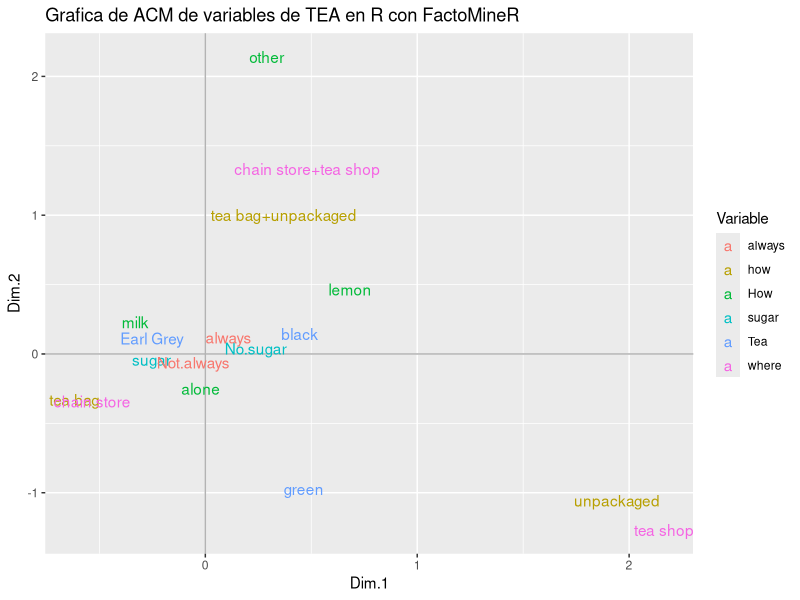
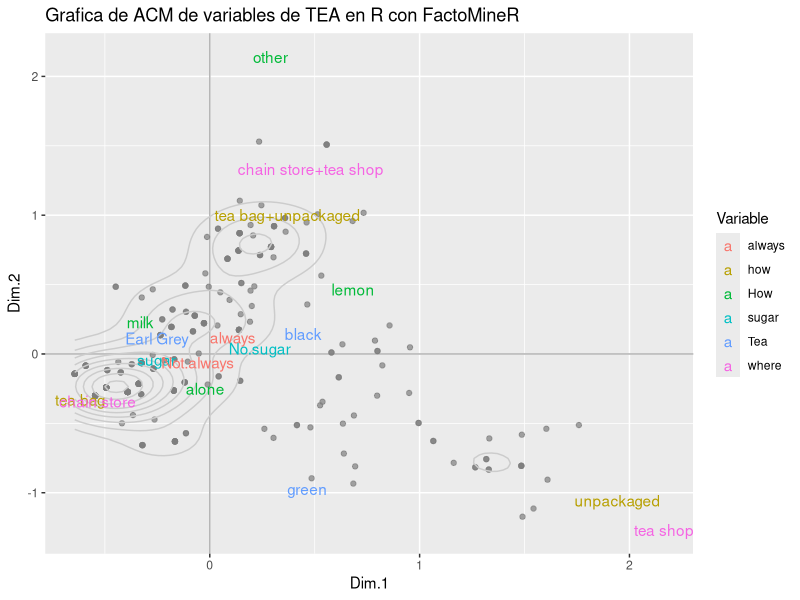
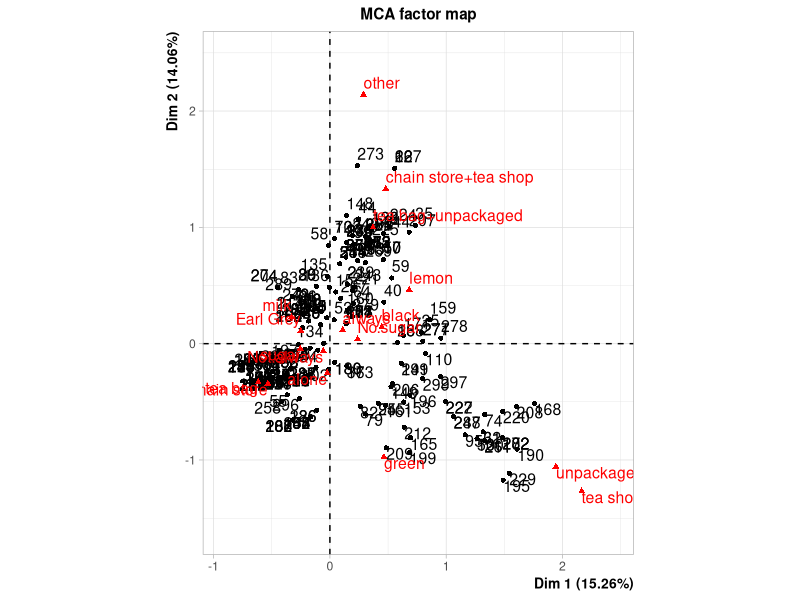
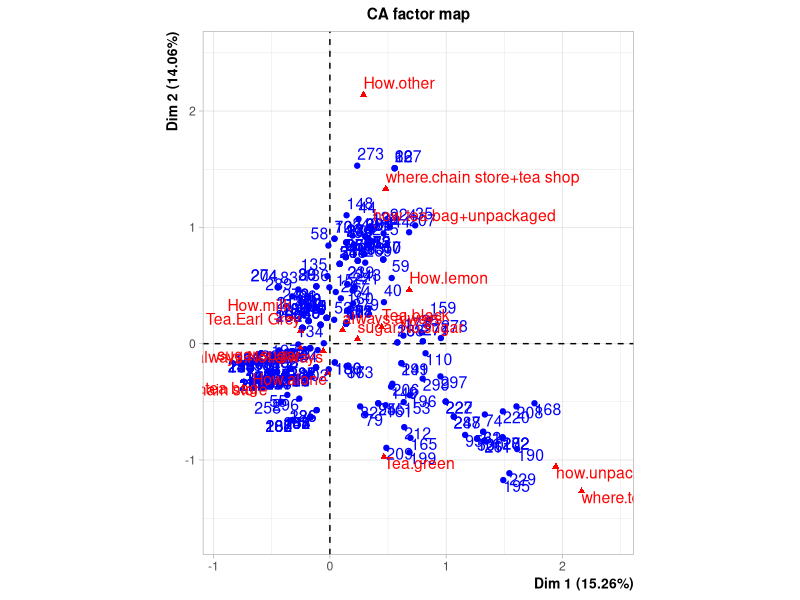

Write R code to recreate these figures, in order. (Note: this script raises an error after producing the figures.)
## ---- chunk 1
knitr::opts_chunk$set(echo = TRUE)
## ---- chunk 2
# lCargamos paquetes
require(FactoMineR) #Deben de de intalar primero con install.packages("FactoMineR")  el paquete de FactoMine para ACM o  MCA
require(ggplot2)
## ---- chunk 3
#  Cargamos data set
data(tea)
#  seleccionamos solo 6 variables de las 36 disponibles
newtea = tea[, c("Tea", "How", "how", "sugar", "where", "always")]
# revisamos datos
head(newtea)
## ---- chunk 4
cats = apply(newtea, 2, function(x) nlevels(as.factor(x)))
cats
## ---- chunk 5
# apply MCA
mca1 = MCA(newtea, graph = FALSE)

# Tabla de eigenvalores  y  % de varianza
mca1$eig
## ---- chunk 6
head(mca1$var$coord)
## ---- chunk 7
head(mca1$ind$coord)
## ---- chunk 8
# Graficamos con Data.Frame
mca1_vars_df = data.frame(mca1$var$coord, Variable = rep(names(cats), 
    cats))
mca1_obs_df = data.frame(mca1$ind$coord)

# Grafica de las categorias de las variables
ggplot(data = mca1_vars_df, aes(x = Dim.1, y = Dim.2, label = rownames(mca1_vars_df))) + 
    geom_hline(yintercept = 0, colour = "gray70") + geom_vline(xintercept = 0, 
    colour = "gray70") + geom_text(aes(colour = Variable)) + ggtitle("Grafica de ACM de variables de TEA en R con FactoMineR")
## ---- chunk 9
# Observaciones y categorias
ggplot(data = mca1_obs_df, aes(x = Dim.1, y = Dim.2)) + geom_hline(yintercept = 0, 
    colour = "gray70") + geom_vline(xintercept = 0, colour = "gray70") + geom_point(colour = "gray50", 
    alpha = 0.7) + geom_density2d(colour = "gray80") + geom_text(data = mca1_vars_df, 
    aes(x = Dim.1, y = Dim.2, label = rownames(mca1_vars_df), colour = Variable)) + 
    ggtitle("Grafica de ACM de variables de TEA en R con FactoMineR") + scale_colour_discrete(name = "Variable")
## ---- chunk 10
plot(mca1)
## ---- chunk 11
dichotom <- function(data,out='numeric') {
  if(!is.data.frame(data)) data <- data.frame(data)
  res <- matrix(nrow=nrow(data),ncol=length(levels(data[,1])))
  for(i in 1:ncol(data)) {
    if(is.factor(data[,i])==FALSE) data[,i] <- factor(data[,i])
    nlevels <- length(levels(data[,i]))
    temp <- matrix(nrow=nrow(data),ncol=nlevels)
    for(j in 1:nlevels) temp[,j] <- ifelse(data[,i]==levels(data[,i])[j],1,0)
    colnames(temp) <- paste(names(data)[i],levels(data[,i]),sep=".")
    if(i==1) res <- temp else res <- cbind(res,temp)
  }
  res <- as.data.frame(res)
  if(out=='factor') for(i in 1:ncol(res)) res[,i] <- as.factor(res[,i])
  res
}

burt <- function(data) {
  disj <- dichotom(data,out='numeric')
  res <- as.matrix(t(disj)) %*% as.matrix(disj)
  return(res)
}
## ---- chunk 12
Z<-dichotom(newtea) 
head(Z)
## ---- chunk 13
res.caZ<-CA(Z) #corresponcias simples para la matriz Z
res.caZ 

#usamos el mismo codigo con el se grafico en MCA 
# Graficamos con Data.Frame
mca1_vars_df = data.frame(res.ca$col$coord, Variable = rep(names(cats), #en vez de usar mca1$var$coord usamos res.ca$col$coord y abajo en vez de usar mca1$ind$coord usamos res.ca$row$coord
    cats))
mca1_obs_df = data.frame(res.ca$row$coord)

# Grafica de las categorias de las variables
ggplot(data = mca1_vars_df, aes(x = Dim.1, y = Dim.2, label = rownames(mca1_vars_df))) + 
    geom_hline(yintercept = 0, colour = "gray70") + geom_vline(xintercept = 0, 
    colour = "gray70") + geom_text(aes(colour = Variable)) + ggtitle("Grafica de ACM de variables de TEA en R con FactoMineR")
## ---- chunk 14
B<-burt(newtea)
head(B)
## ---- chunk 15
res.ca<-CA(B) #corresponcias simples para la matriz Z
res.ca 

#usamos el mismo codigo con el se grafico en MCA 
# Graficamos con Data.Frame
mca1_vars_df = data.frame(res.ca$col$coord, Variable = rep(names(cats), #en vez de usar mca1$var$coord usamos res.ca$col$coord y abajo en vez de usar mca1$ind$coord usamos res.ca$row$coord
    cats))
mca1_obs_df = data.frame(res.ca$row$coord)

# Grafica de las categorias de las variables
ggplot(data = mca1_vars_df, aes(x = Dim.1, y = Dim.2, label = rownames(mca1_vars_df))) + 
    geom_hline(yintercept = 0, colour = "gray70") + geom_vline(xintercept = 0, 
    colour = "gray70") + geom_text(aes(colour = Variable)) + ggtitle("Grafica de ACM de variables de TEA en R con FactoMineR")
## ---- chunk 16
sqrt(res.ca$eig[[1]])
## ---- chunk 17
res.caZ$eig[[1]]
## ---- chunk 18

## ---- chunk 19
